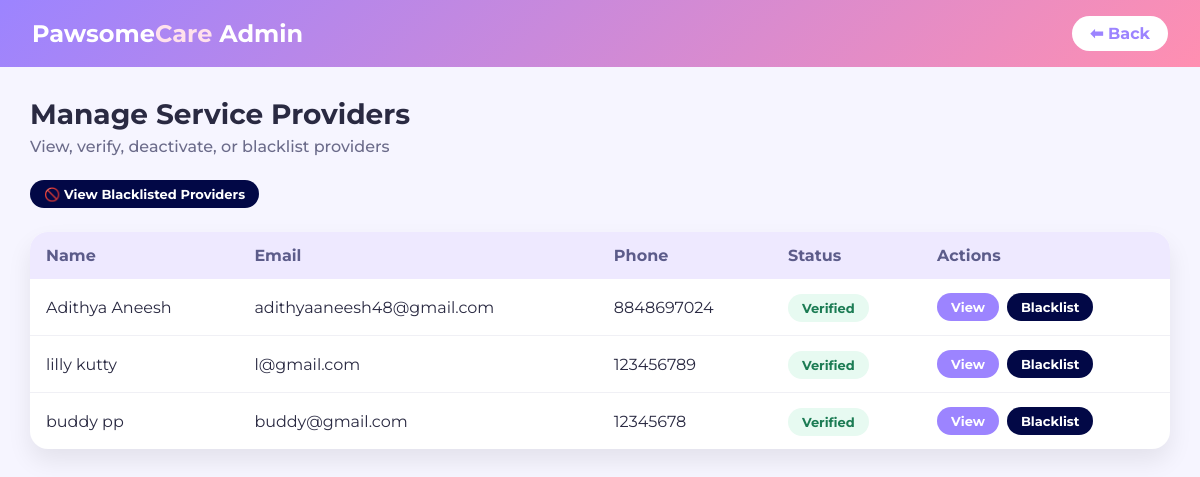
/provider_manage/, run on an earlier commit of the app's database.
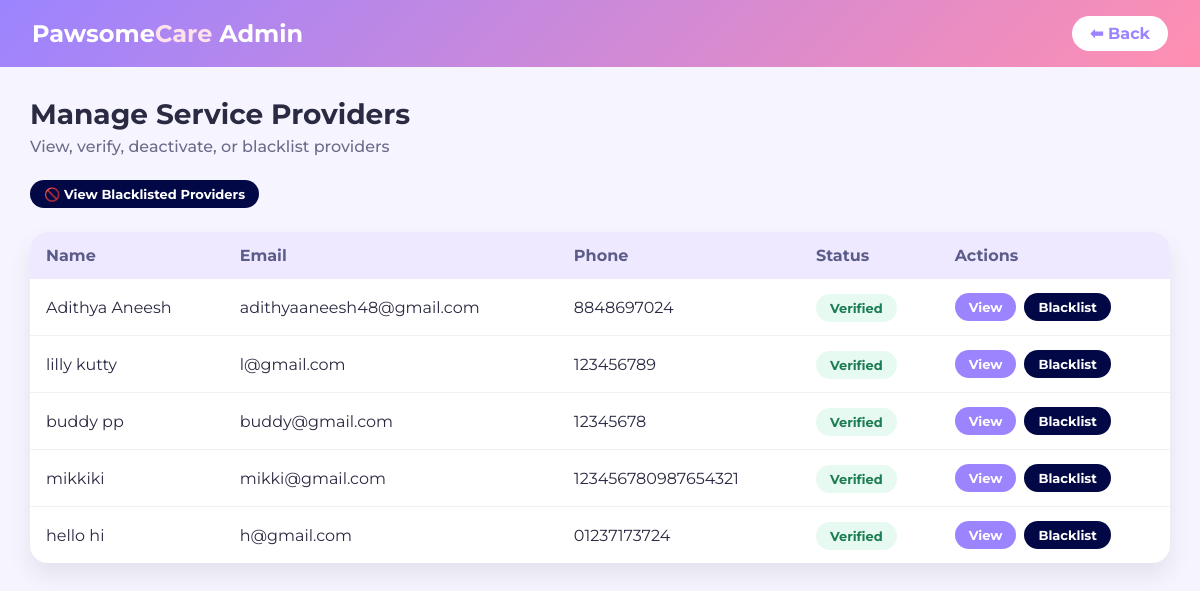
And on a later commit of the database.
### PetCare/models.py (models this page shows, shortened)
class ServiceProvider(models.Model):
    PROVIDER_TYPE = (
        ('individual', 'Individual'),
        ('organization', 'Organization / Company'),
    )
    ID_TYPE = (
        ('aadhaar', 'Aadhaar'),
        ('pan', 'PAN'),
        ('passport', 'Passport'),
    )
    user = models.OneToOneField(Profile, on_delete=models.CASCADE)
    full_name = models.CharField(max_length=100,null=True,blank=True)
    phone_number = models.CharField(max_length=15,null=True,blank=True)
    provider_type = models.CharField(max_length=20, choices=PROVIDER_TYPE,null=True,blank=True)
    bio = models.TextField(null=True,blank=True)
    city = models.CharField(max_length=50,null=True,blank=True)
    address = models.TextField(null=True,blank=True)
    pincode = models.CharField(max_length=10,null=True,blank=True)
    latitude = models.CharField(max_length=50,null=True,blank=True)
    longitude = models.CharField(max_length=50,null=True,blank=True)
    travel_distance = models.PositiveIntegerField(null=True,blank=True)
    services = models.JSONField(null=True,blank=True)  # store selected services
    id_type = models.CharField(max_length=20, choices=ID_TYPE,null=True,blank=True)
    id_number = models.CharField(max_length=50,unique=True,null=True,blank=True,help_text="Government ID number")
    id_proof = models.FileField(upload_to='providers/id/',null=True,blank=True)
    grooming_certificate = models.FileField(upload_to='providers/certificates/',null=True,blank=True)
    vet_license = models.FileField(upload_to='providers/certificates/',null=True,blank=True)
    training_certificate = models.FileField(upload_to='providers/certificates/',null=True,blank=True)
    organization_registration = models.FileField(upload_to='providers/certificates/',null=True,blank=True)
    is_verified = models.BooleanField(default=False)

class Profile(models.Model):
    user = models.OneToOneField(User,on_delete=models.CASCADE)
    ROLE_CHOICES = (
        ('customer','Customer'),
        ('service_providers','Service Providers')
    )
    role = models.CharField(max_length=50,choices=ROLE_CHOICES,default='customer')

### PetCare/views.py (the view)
# urls.py: path('provider_manage/',views.provider_manage,name='provider_manage'),
def provider_manage(request):
    providers = ServiceProvider.objects.filter(is_verified = True)
    return render(request,'admin/provider_manage.html',{'providers':providers})

### PetCare/templates/admin/provider_manage.html (shortened to what this page needs)
{% load static %}
<!DOCTYPE html>
<html lang="en">
<head>
    <link rel="stylesheet" href="{% static 'css/admin/provider_manage.css' %}">
</head>
<body>
<nav class="admin-navbar">
    <h2 class="logo">Pawsome<span>Care</span> Admin</h2>
    <a href="{% url 'admin_home' %}" class="back-btn">⬅ Back</a>
</nav>
<div class="container">
    <h1>Manage Service Providers</h1>
    <p class="subtitle">View, verify, deactivate, or blacklist providers</p>
    <div class="top-actions">
        <a href="{% url 'blacklist' %}" class="btn danger">
            🚫 View Blacklisted Providers
        </a>
    </div>
    <div class="table-wrapper">
        <table>
            <thead>
                <tr>
                    <th>Name</th>
                    <th>Email</th>
                    <th>Phone</th>
                    <th>Status</th>
                    <th>Actions</th>
                </tr>
            </thead>
            <tbody>
                {% for provider in providers %}
                <tr>
                    <td>{{ provider.full_name }}</td>
                    <td>{{ provider.user.user.email }}</td>
                    <td>{{ provider.phone_number }}</td>
                    <td>
                        {% if provider.is_blacklisted %}
                            <span class="status blacklisted">Blacklisted</span>
                        {% elif provider.is_verified %}
                            <span class="status verified">Verified</span>
                        {% else %}
                            <span class="status pending">Pending</span>
                        {% endif %}
                    </td>
                    <td class="actions">
                        <a href="#" class="btn view">
                            View
                        </a>
                        <a href="{% url 'blacklist_provider' provider.id %}" class="btn danger">
                            Blacklist
                        </a>
                    </td>
                </tr>
                {% empty %}
                <tr>
                    <td colspan="5" class="empty">No service providers found</td>
                </tr>
                {% endfor %}
            </tbody>
        </table>
    </div>
</div>
</body>
</html>

### PetCare/static/css/admin/provider_manage.css (style rules this page uses)
* { margin: 0; padding: 0; box-sizing: border-box; font-family: 'Montserrat', sans-serif; }
body { background: #F6F5FF; color: #2A2A42; }
.admin-navbar { background: linear-gradient(135deg, #9C84FF, #FF8FB1); padding: 16px 32px; display: flex; justify-content: space-between; align-items: center; color: white; }
.logo span { color: #FFE1EC; }
.back-btn { background: white; color: #9C84FF; padding: 8px 18px; border-radius: 20px; font-weight: 700; text-decoration: none; transition: 0.3s; }
.container { padding: 30px; }
h1 { font-size: 28px; margin-bottom: 6px; }
.subtitle { font-weight: 500; color: #6b6b8a; margin-bottom: 24px; }
.table-wrapper { background: white; border-radius: 18px; box-shadow: 0 12px 25px rgba(0,0,0,0.08); overflow-x: auto; }
table { width: 100%; border-collapse: collapse; }
thead { background: #EEE9FF; }
th, td { padding: 14px 16px; text-align: left; }
th { font-weight: 700; color: #5c5c8a; }
tbody tr:not(:last-child) { border-bottom: 1px solid #f0f0f5; }
.status { padding: 6px 14px; border-radius: 20px; font-size: 13px; font-weight: 700; }
.status.verified { background: #E7FAF1; color: #1c7c54; }
.actions { display: flex; gap: 8px; }
.btn { padding: 6px 14px; border-radius: 20px; font-size: 13px; font-weight: 700; text-decoration: none; transition: 0.3s; color: white; }
.btn.view { background: #9C84FF; }
.btn.danger { background: #020846; }
.top-actions { margin: 16px 0 24px; }
.top-actions .btn { display: inline-block; }

What changed in the data, as far as the page shows it:
added ServiceProvider: full_name "mikkiki", user.user.email "mikki@gmail.com", phone_number "123456780987654321", is_verified "Verified"
added ServiceProvider: full_name "hello hi", user.user.email "h@gmail.com", phone_number "01237173724", is_verified "Verified"
